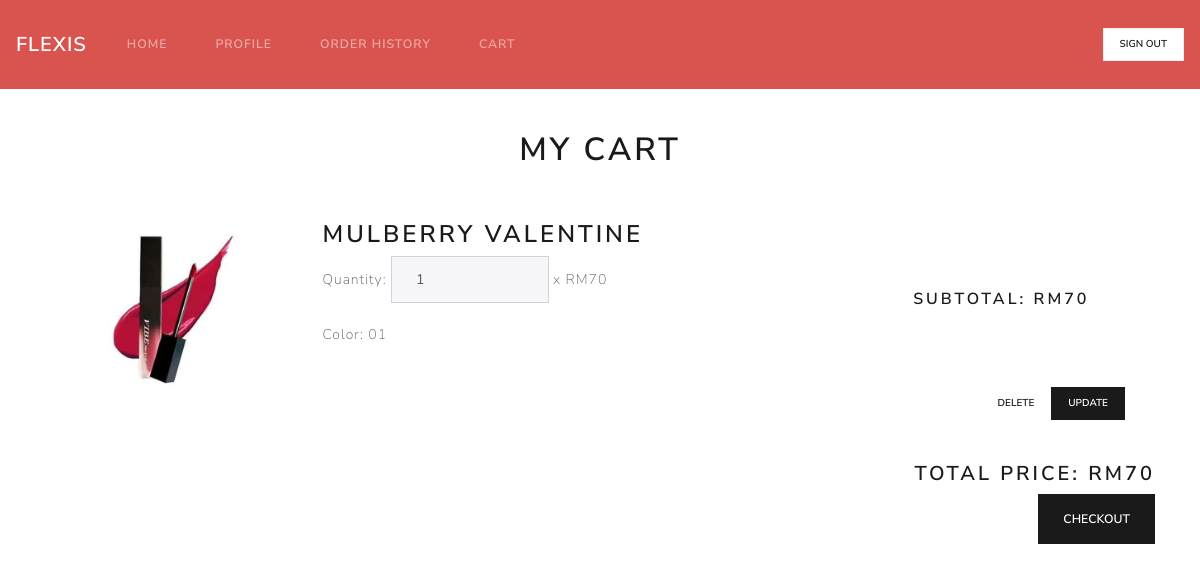
Page /cart.php (signed in) on the committed database.
### tables this page shows
CREATE TABLE `cart` (
  `cartid` int(11) NOT NULL,
  `pid` int(11) NOT NULL,
  `mbid` int(11) NOT NULL,
  `qty` int(11) NOT NULL,
  `color` varchar(20) NOT NULL
);

CREATE TABLE `product` (
  `pid` int(6) NOT NULL,
  `pname` varchar(255) NOT NULL,
  `price` float NOT NULL,
  `stock` int(6) NOT NULL,
  `pimg` text NOT NULL,
  `color` varchar(12) NOT NULL,
  `description` text NOT NULL,
  `category` int(11) NOT NULL
);

### cart.php (the view, shortened to what this page needs)
<?php
    include ('conn.php');
    require_once('navbar.php');
    $database='vibe';
    @$mysqli=new mysqli($host,$user,$password,$database);
?>
<head>
    <?php
        require_once("head.php");
	?>
</head>
<body>
    <br><br>
    <h1 class="center">My Cart</h1>
    <br><br>
    <form action="processcart.php" method="post">
<?php
    if(isset($_SESSION['user']) && $_SESSION['user']!='admin'){
        $query='select * from cart where mbid='.$_SESSION['user'];
        $result=$mysqli->query($query);
        $numrow=$result->num_rows;
        $sum=[];
        $a=0;
        if($numrow>0){
            while($row=$result->fetch_array()){
                $directory='upload';
                $query2='select * from product where pid='.$row['pid'];
                $result2=$mysqli->query($query2);
                $row2=$result2->fetch_array();
                echo '<div class="container">
                        <div class="row">
                            <div class="col-sm-3"><img class="img-fluid mx-auto d-block" src="'.$directory.'/'.$row2['pimg'].'"></div>
                            <div class="col-sm-6 text-left">
                                <h3>'.$row2['pname'].'</h3>
                                Quantity: <input type="number" class="form-control" style="width:30%" name="qty'.$row['cartid'].'" value="'.$row['qty'].'" min="0" max="100" step="1">
                                        x RM'.$row2["price"].'
                                <p><br>Color: '.$row['color'].'</p>
                            </div>';
                            $sum[$a]=$row2['price']*$row['qty'];
                            echo '<div class="col-sm-3"><h5 style="padding: 70px 0;text-align: center;">Subtotal: RM'.$sum[$a].'<h5>';
                            ?>
                                <button type="button" class="btn btn-primary btn-sm float-right" data-toggle="modal" data-target="#exampleModalCenter<?php echo $a?>">
                                    update
                                </button>
                                <button type="button" class="btn btn-secondary btn-sm float-right" data-toggle="modal" data-target="#exampleModalCenter2<?php echo $a?>">
                                    delete
                                </button>
                            </div>
                            <?php
                                $a++;
                                echo '</div>
                                        </div><br>';
            }
        $totalprice=0;
        for($i=0;$i<count($sum);$i++){
            $totalprice+=$sum[$i];
        }
        echo '<br><div class="container noline text-right"><h4>Total Price: RM'.$totalprice.'</h4>
                    <input type="submit" class="btn btn-primary float-right" name="checkout" value="checkout">
                    </div>';
?>
    </form>
<?php
        }else{
            echo '<p style="margin:3%">Nothing in your cart.  ';
            echo 'Add now? <a href="index.php">Yes</a></p>';
        }
    }else{
        header("location: login.php");
    }
?>
</body>

### style.css (style rules this page uses)
form { display:inline; text-align:center; }
.row { border:0px; text-align:center; width:100%; }
.col-sm-4,.col-sm-8,.noline { border:0px; }
.form-control { display:inline; }
.center { text-align:center; }

### rows in the picture
cart: pid.pimg (picture), pid.pname "MULBERRY VALENTINE", qty "1", pid.price "70", color "01", a "70"

### other values in the picture
$acc "PROFILE"
$order "ORDER HISTORY"
$totalprice "70"
